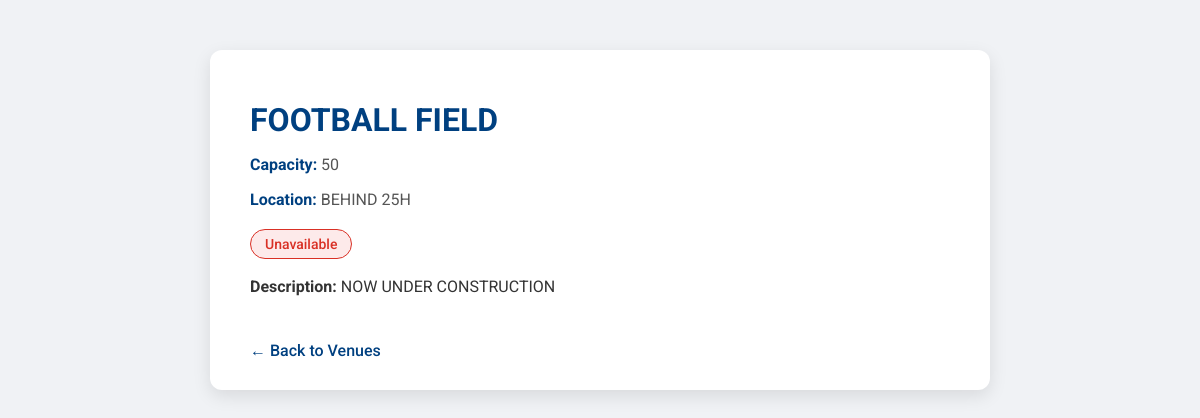
Screenshot of /venues/2/ with the database file from the repository.
### bookings/models.py (models this page shows, shortened)
class Venue(models.Model):
    name = models.CharField(max_length=100)
    location = models.CharField(max_length=200)
    capacity = models.IntegerField()
    description = models.TextField(blank=True)

### bookings/views.py (the view)
# urls.py: path('venues/<int:pk>/', views.VenueDetailView.as_view(), name='venue_detail'),
class VenueDetailView(generic.DetailView):
    model = Venue
    template_name = 'bookings/venue_detail.html'

### bookings/templates/bookings/venue_detail.html (shortened to what this page needs)
<!DOCTYPE html>
<html lang="en">
<head>
</head>
<body>
    <div class="venue-card">
        <h1>{{ object.name }}</h1>
        <p class="venue-info"><strong>Capacity:</strong> {{ object.capacity }}</p>
        <p class="venue-info"><strong>Location:</strong> {{ object.location }}</p>
        {% if object.status == "Available" %}
            <span class="status-badge status-available">Available</span>
        {% else %}
            <span class="status-badge status-unavailable">Unavailable</span>
        {% endif %}
        <p class="venue-description"><strong>Description:</strong> {{ object.description }}</p>
        <a href="{% url 'venue-list' %}" class="back-link">← Back to Venues</a>
    </div>
</body>
</html>

### bookings/templates/bookings/venue_detail.html (style rules this page uses)
body { font-family: 'Roboto', sans-serif; background-color: #f0f2f5; color: #333; margin: 0; padding: 0; }
.venue-card { max-width: 700px; margin: 50px auto; padding: 30px 40px; background-color: #ffffff; border-radius: 12px; box-shadow: 0 6px 18px rgba(0,0,0,0.1); }
.venue-card h1 { color: #004080; font-size: 32px; margin-bottom: 15px; }
.venue-info { font-size: 16px; margin-bottom: 10px; color: #555; }
.venue-info strong { color: #004080; }
.venue-description { margin-top: 15px; line-height: 1.6; color: #333; }
.status-badge { display: inline-block; padding: 6px 14px; border-radius: 20px; font-size: 14px; font-weight: 500; margin-top: 10px; }
.status-unavailable { background-color: #fdeaea; color: #d93025; border: 1px solid #d93025; }
.back-link { display: inline-block; margin-top: 25px; text-decoration: none; color: #004080; font-weight: 500; transition: color 0.3s; }

### rows the page displays
Venue: name "FOOTBALL FIELD", capacity "50", location "BEHIND 25H", description "NOW UNDER CONSTRUCTION"
